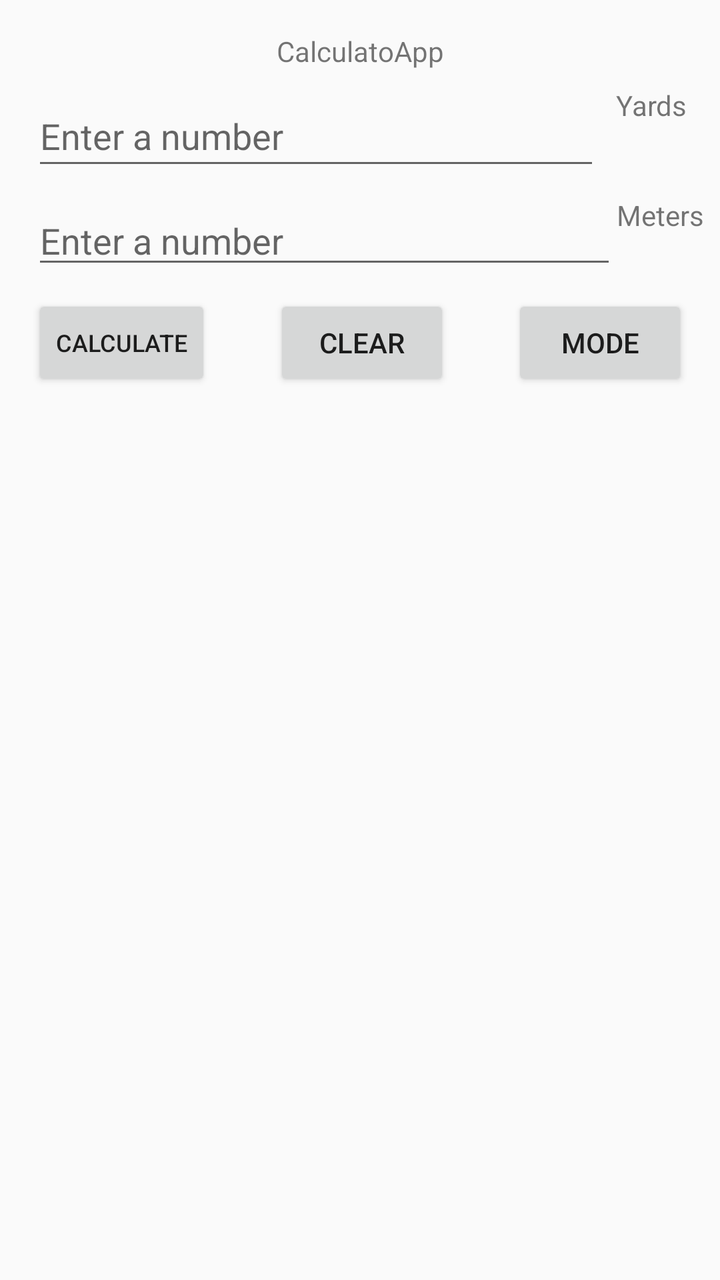
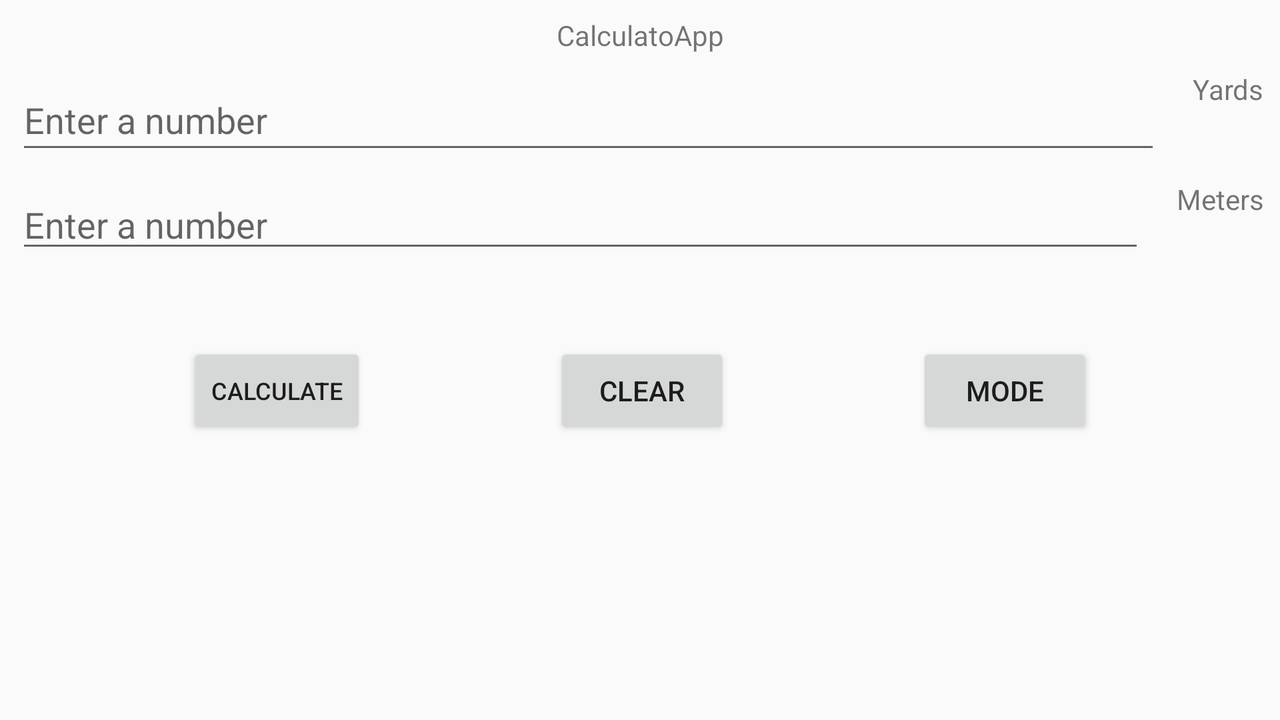

An Android layout and its configuration variant, each rendered on a device that would load it. The default file and the variant file are quoted in full after the pictures.
<!-- AndroidManifest.xml: application theme AppTheme -->
<!-- res/layout/activity_input.xml -->
<?xml version="1.0" encoding="utf-8"?>
<android.support.constraint.ConstraintLayout xmlns:android="http://schemas.android.com/apk/res/android"
    xmlns:app="http://schemas.android.com/apk/res-auto"
    xmlns:tools="http://schemas.android.com/tools"
    android:id="@+id/linearLayout"
    android:layout_width="match_parent"
    android:layout_height="match_parent"
    android:layout_margin="8dp"
    tools:context=".InputActivity"
    tools:layout_editor_absoluteY="81dp">


    <EditText
        android:id="@+id/textInput1"
        android:layout_width="0dp"
        android:layout_height="47dp"
        android:layout_marginStart="8dp"
        android:layout_marginTop="8dp"
        android:ems="10"
        android:hint="Enter a number"
        android:inputType="numberSigned|numberDecimal"
        app:layout_constraintEnd_toStartOf="@+id/inputUnit1"
        app:layout_constraintHorizontal_bias="0.5"
        app:layout_constraintStart_toStartOf="parent"
        app:layout_constraintTop_toBottomOf="@+id/titleLabel" />

    <TextView
        android:id="@+id/inputUnit1"
        android:layout_width="36dp"
        android:layout_height="wrap_content"
        android:layout_margin="8dp"
        android:text="Yards"
        android:freezesText="true"
        app:layout_constraintEnd_toEndOf="parent"
        app:layout_constraintHorizontal_bias="0.5"
        app:layout_constraintStart_toEndOf="@+id/textInput1"
        app:layout_constraintTop_toBottomOf="@+id/titleLabel" />


    <EditText
        android:id="@+id/textInput2"
        android:layout_width="0dp"
        android:layout_height="wrap_content"
        android:layout_marginStart="8dp"
        android:layout_marginTop="8dp"
        android:ems="10"
        android:hint="Enter a number"
        android:inputType="numberSigned|numberDecimal"
        app:layout_constraintEnd_toStartOf="@+id/inputUnit2"
        app:layout_constraintHorizontal_bias="0.5"
        app:layout_constraintStart_toStartOf="parent"
        app:layout_constraintTop_toBottomOf="@+id/textInput1" />

    <TextView
        android:id="@+id/inputUnit2"
        android:layout_width="wrap_content"
        android:layout_height="wrap_content"
        android:layout_marginTop="8dp"
        android:editable="false"
        android:text="Meters"
        android:freezesText="true"
        app:layout_constraintEnd_toEndOf="parent"
        app:layout_constraintHorizontal_bias="0.5"
        app:layout_constraintStart_toEndOf="@+id/textInput2"
        app:layout_constraintTop_toBottomOf="@+id/textInput1" />


    <Button
        android:id="@+id/calcBtn"
        android:layout_width="wrap_content"
        android:layout_height="wrap_content"
        android:layout_margin="8dp"
        android:layout_marginTop="52dp"
        android:text="Calculate"
        android:textSize="12sp"
        app:layout_constraintEnd_toStartOf="@+id/clearBtn"
        app:layout_constraintHorizontal_bias="0.5"
        app:layout_constraintHorizontal_chainStyle="spread_inside"
        app:layout_constraintStart_toStartOf="parent"
        app:layout_constraintTop_toBottomOf="@+id/textInput2" />

    <Button
        android:id="@+id/clearBtn"
        android:layout_width="wrap_content"
        android:layout_height="wrap_content"
        android:layout_margin="8dp"
        android:layout_marginTop="52dp"
        android:text="Clear"
        app:layout_constraintEnd_toStartOf="@+id/modeBtn"
        app:layout_constraintHorizontal_bias="0.5"
        app:layout_constraintStart_toEndOf="@+id/calcBtn"
        app:layout_constraintTop_toBottomOf="@+id/textInput2" />

    <Button
        android:id="@+id/modeBtn"
        android:layout_width="wrap_content"
        android:layout_height="wrap_content"
        android:layout_margin="8dp"
        android:layout_marginTop="52dp"
        android:text="Mode"
        app:layout_constraintEnd_toEndOf="parent"
        app:layout_constraintHorizontal_bias="0.5"
        app:layout_constraintStart_toEndOf="@+id/clearBtn"
        app:layout_constraintTop_toBottomOf="@+id/textInput2" />

    <TextView
        android:id="@+id/titleLabel"
        android:layout_width="wrap_content"
        android:layout_height="wrap_content"
        android:layout_marginEnd="8dp"
        android:layout_marginStart="8dp"
        android:layout_marginTop="8dp"
        android:text="CalculatoApp"
        app:layout_constraintEnd_toEndOf="parent"
        app:layout_constraintStart_toStartOf="parent"
        app:layout_constraintTop_toTopOf="parent" />


</android.support.constraint.ConstraintLayout>
<!-- resources referenced by this layout -->
<resources>
  <style name="AppTheme" parent="Theme.AppCompat.Light.DarkActionBar">
          
          <item name="colorPrimary">@color/colorPrimary</item>
          <item name="colorPrimaryDark">@color/colorPrimaryDark</item>
          <item name="colorAccent">@color/colorAccent</item>
         
      </style>
  <color name="colorPrimary">#055451</color>
  <color name="colorPrimaryDark">#303F9F</color>
  <color name="colorAccent">#d1c93e</color>
</resources>
<!-- res/layout-land/activity_input.xml (the repository's variant of the layout above) -->
<!-- drawn on the phone turned sideways -->
<?xml version="1.0" encoding="utf-8"?>
<android.support.constraint.ConstraintLayout xmlns:android="http://schemas.android.com/apk/res/android"
    xmlns:app="http://schemas.android.com/apk/res-auto"
    xmlns:tools="http://schemas.android.com/tools"
    android:id="@+id/linearLayout"
    android:layout_width="match_parent"
    android:layout_height="match_parent"
    tools:context=".InputActivity"
    tools:layout_editor_absoluteX="8dp"
    tools:layout_editor_absoluteY="81dp">


    <EditText
        android:id="@+id/textInput1"
        android:layout_width="0dp"
        android:layout_height="47dp"
        android:layout_margin="8dp"
        android:layout_marginTop="8dp"
        android:ems="10"
        android:hint="Enter a number"
        android:inputType="numberSigned|numberDecimal"
        app:layout_constraintEnd_toStartOf="@+id/inputUnit1"
        app:layout_constraintHorizontal_bias="0.5"
        app:layout_constraintHorizontal_chainStyle="spread"
        app:layout_constraintStart_toStartOf="parent"
        app:layout_constraintTop_toBottomOf="@+id/titleLabel" />

    <TextView
        android:id="@+id/inputUnit1"
        android:layout_width="wrap_content"
        android:layout_height="wrap_content"
        android:layout_margin="8dp"
        android:layout_marginTop="8dp"
        android:text="Yards"
        android:freezesText="true"
        app:layout_constraintEnd_toEndOf="parent"
        app:layout_constraintHorizontal_bias="0.5"
        app:layout_constraintStart_toEndOf="@+id/textInput1"
        app:layout_constraintTop_toBottomOf="@+id/titleLabel" />


    <EditText
        android:id="@+id/textInput2"
        android:layout_width="0dp"
        android:layout_height="wrap_content"
        android:layout_margin="8dp"
        android:layout_marginTop="8dp"
        android:ems="10"
        android:hint="Enter a number"
        android:inputType="numberSigned|numberDecimal"
        app:layout_constraintEnd_toStartOf="@+id/inputUnit2"
        app:layout_constraintHorizontal_bias="0.5"
        app:layout_constraintStart_toStartOf="parent"
        app:layout_constraintTop_toBottomOf="@+id/textInput1" />

    <TextView
        android:id="@+id/inputUnit2"
        android:layout_width="wrap_content"
        android:layout_height="wrap_content"
        android:layout_margin="8dp"
        android:layout_marginTop="8dp"
        android:editable="false"
        android:text="Meters"
        android:freezesText="true"
        app:layout_constraintEnd_toEndOf="parent"
        app:layout_constraintHorizontal_bias="0.5"
        app:layout_constraintStart_toEndOf="@+id/textInput2"
        app:layout_constraintTop_toBottomOf="@+id/textInput1" />


    <Button
        android:id="@+id/calcBtn"
        android:layout_width="wrap_content"
        android:layout_height="wrap_content"
        android:layout_marginTop="40dp"
        android:text="Calculate"
        android:textSize="12sp"
        app:layout_constraintEnd_toStartOf="@+id/clearBtn"
        app:layout_constraintHorizontal_bias="0.5"
        app:layout_constraintStart_toStartOf="parent"
        app:layout_constraintTop_toBottomOf="@+id/textInput2" />

    <Button
        android:id="@+id/clearBtn"
        android:layout_width="wrap_content"
        android:layout_height="wrap_content"
        android:layout_marginTop="40dp"
        android:text="Clear"
        app:layout_constraintEnd_toStartOf="@+id/modeBtn"
        app:layout_constraintHorizontal_bias="0.5"
        app:layout_constraintStart_toEndOf="@+id/calcBtn"
        app:layout_constraintTop_toBottomOf="@+id/textInput2" />

    <Button
        android:id="@+id/modeBtn"
        android:layout_width="wrap_content"
        android:layout_height="wrap_content"
        android:text="Mode"
        app:layout_constraintEnd_toEndOf="parent"
        app:layout_constraintHorizontal_bias="0.5"
        app:layout_constraintStart_toEndOf="@+id/clearBtn"
        app:layout_constraintTop_toTopOf="@+id/clearBtn" />

    <TextView
        android:id="@+id/titleLabel"
        android:layout_width="wrap_content"
        android:layout_height="wrap_content"
        android:layout_marginEnd="8dp"
        android:layout_marginStart="8dp"
        android:layout_marginTop="8dp"
        android:text="CalculatoApp"
        app:layout_constraintEnd_toEndOf="parent"
        app:layout_constraintStart_toStartOf="parent"
        app:layout_constraintTop_toTopOf="parent" />

    <android.support.constraint.Guideline
        android:id="@+id/guideline2"
        android:layout_width="wrap_content"
        android:layout_height="wrap_content"
        android:orientation="vertical"
        app:layout_constraintGuide_begin="293dp" />


</android.support.constraint.ConstraintLayout>
